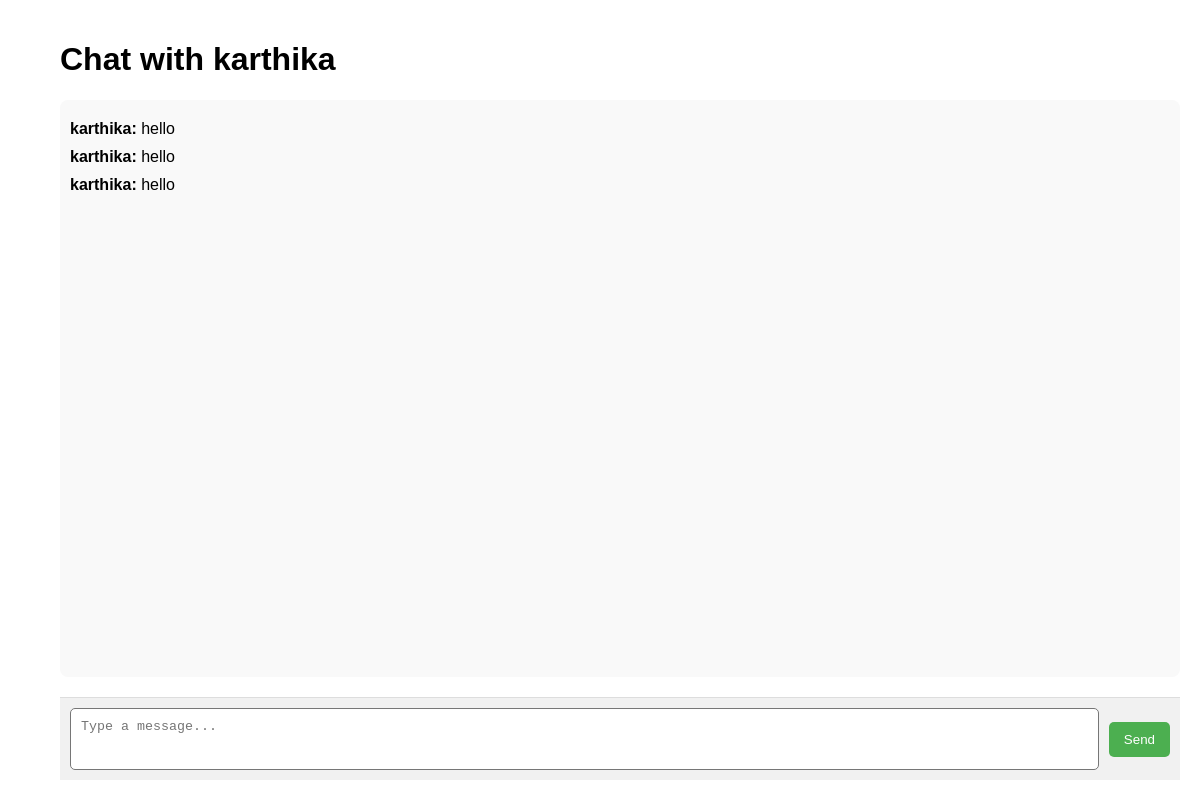
The page /chat/karthika/ (signed in) on the database as committed earlier.
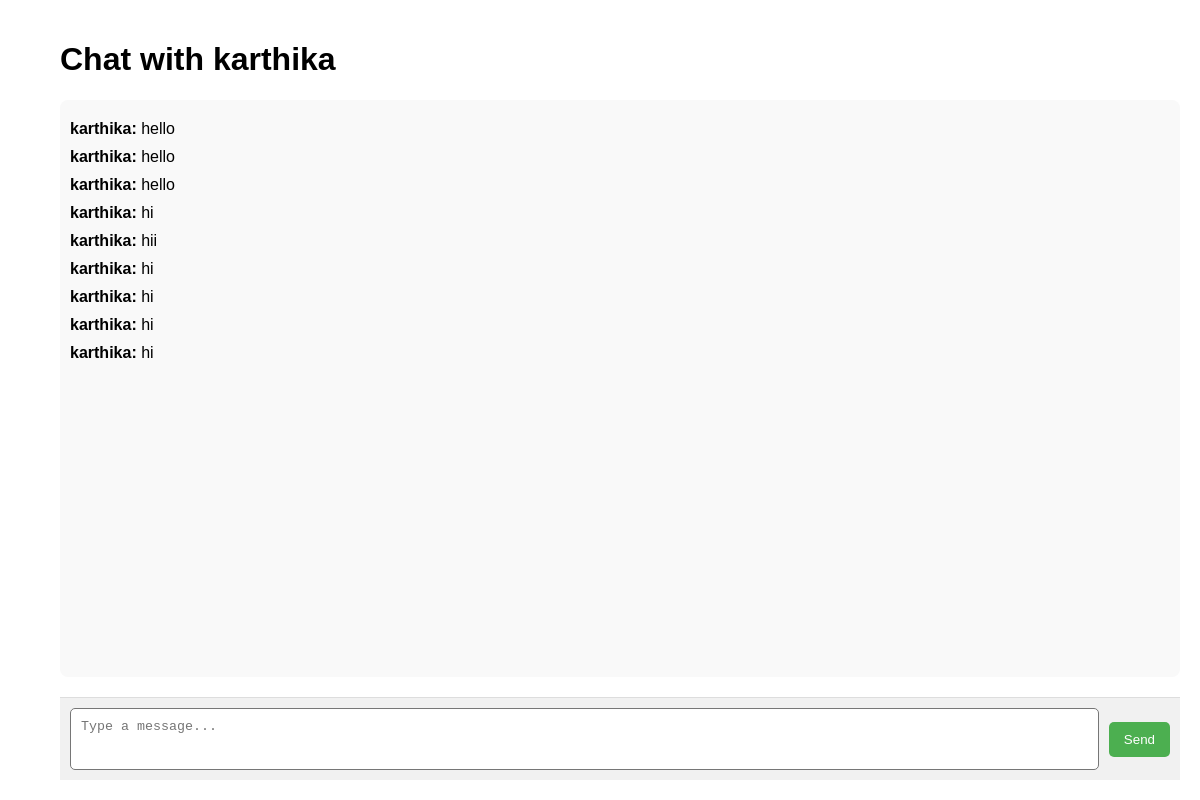
The same page on the database as committed later.
### chat/models.py (models this page shows, shortened)
class Message(models.Model):
  sender = models.ForeignKey(User,
related_name='sent_messages',
on_delete=models.CASCADE)
  receiver = models.ForeignKey(User,
related_name='received_messages',
on_delete=models.CASCADE)
  content = models.TextField()
  timestamp = models.DateTimeField(auto_now_add=True)

### chat/views.py (the view)
# urls.py: path('<str:username>/', views.chat_room, name='chat_room'),
def chat_room(request, username):
 other_user = get_object_or_404(User,username=username)
 messages = Message.objects.filter(
 sender__in=[request.user, other_user],
 receiver__in=[request.user, other_user]
 ).order_by('timestamp')
 if request.method=="POST":
  content=request.POST.get("message")
  if content:
   Message.objects.create(sender=request.user,receiver=other_user,content=content)
  return redirect('chat_room',username=username)
 return render(request, 'chat/chat_room.html', {'messages': messages,
'other_user': other_user})

### chat/templates/chat/chat_room.html (shortened to what this page needs)
<!DOCTYPE html>
<html lang="en">
<head>
</head>
<body>
    <div>
    </div>
    <div id="chat-space">
        <h1>Chat with {{ other_user.username }}</h1>
        <div id="messages">
            {% for message in messages %}
                <p><strong>{{ message.sender }}:</strong> {{ message.content }}</p>
            {% endfor %}
        </div>
        <form method="POST" id="message-input">
            <textarea name="message" rows="3" placeholder="Type a message..."></textarea>
            <button type="submit">Send</button>
        </form>
    </div>
</body>
</html>

### chat/templates/chat/chat_room.html (style rules this page uses)
body { display: flex; height: 100vh; margin: 0; font-family: Arial, sans-serif; }
#chat-space { flex: 1; display: flex; flex-direction: column; padding: 20px; }
#messages { flex: 1; overflow-y: auto; margin-bottom: 20px; padding: 10px; border-radius: 8px; background-color: #f9f9f9; max-height: calc(100vh - 200px); }
#messages p { margin: 10px 0; }
#message-input { display: flex; align-items: center; padding: 10px; background-color: #f1f1f1; border-top: 1px solid #ddd; }
#message-input textarea { width: 100%; padding: 10px; margin-right: 10px; border-radius: 5px; resize: none; height: 40px; }
#message-input button { padding: 10px 15px; background-color: #4CAF50; color: white; border: none; border-radius: 5px; cursor: pointer; }

Rows that differ between the two databases and show on the page:
added Message: sender "karthika", content "hi"
added Message: sender "karthika", content "hii"
added Message: sender "karthika", content "hi"
added Message: sender "karthika", content "hi"
added Message: sender "karthika", content "hi"
added Message: sender "karthika", content "hi"
